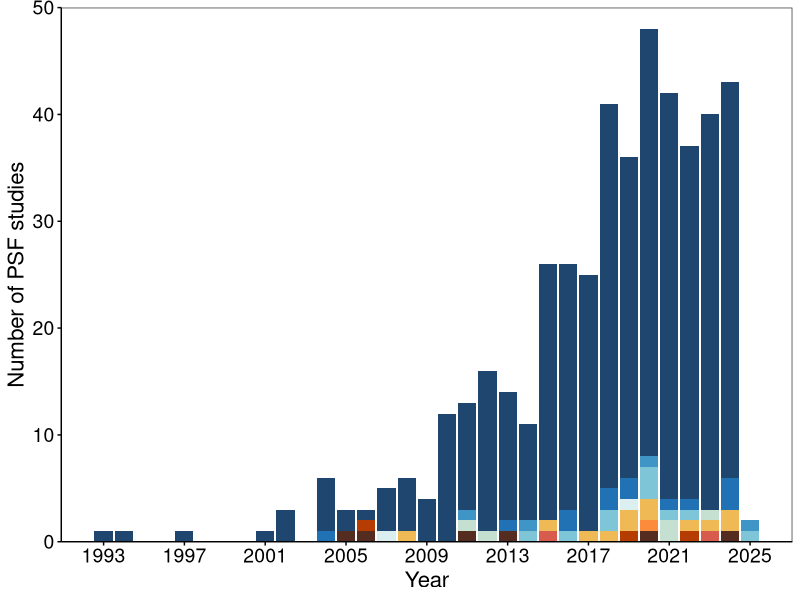
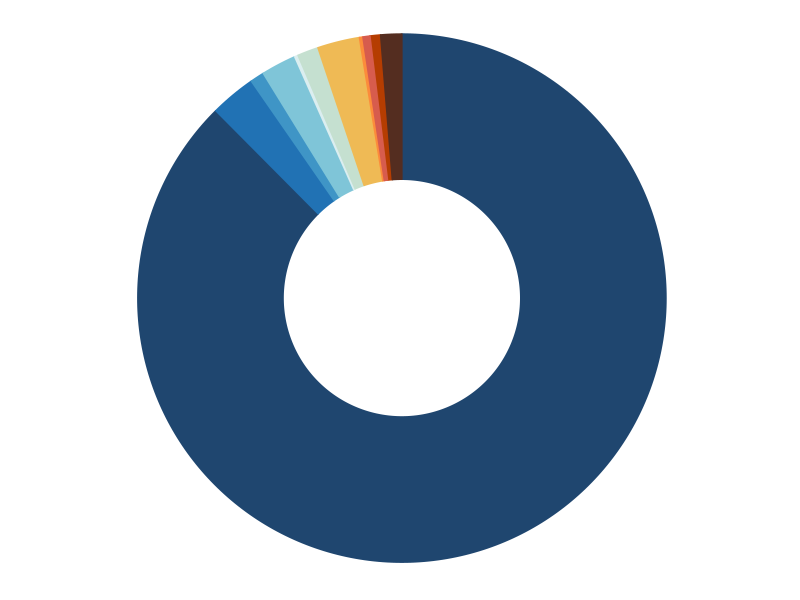
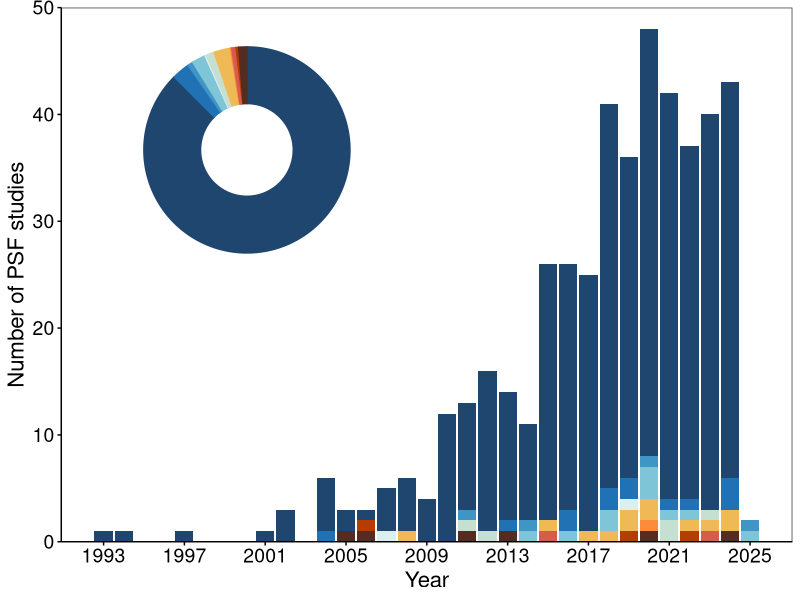

The R script that drew these images, in order:
###########################################################################################
#####                                  Library &  theme                               #####
###########################################################################################

library(openxlsx)
library(tidyr)
library(dplyr)
library(ggplot2)
library(forcats)
library(ggforce)
library(RColorBrewer)

mytheme= theme(legend.position = "none",
               panel.grid=element_blank(), 
               legend.title = element_text(colour='black', size=11), 
               legend.text = element_text(size = 10),  
               legend.background = element_rect(fill = NA),  
               axis.ticks = element_line(color='black'),
               axis.line = element_line(colour = "black"), 
               axis.title.x = element_text(colour='black', size=16),
               axis.title.y = element_text(colour='black', size=16),
               axis.text = element_text(colour='black',size=14),
               plot.tag = element_text(size = 18, face = "bold"))

###########################################################################################
#####                                       Fig.1                                     #####
###########################################################################################

setwd('C:/Users/MY/Desktop/li/Fig.1')

data_li = read.xlsx("data_Fig.1.xlsx", sheet="bar" ,colNames = T, rowNames = F);head(data)

long_data <- data_li %>% pivot_longer(cols = -Group, names_to = "Year", values_to = "No._PSF_studies" ) %>% mutate(Year = as.numeric(Year))  
dim(long_data)
long_data$Group = factor(long_data$Group)

long_data$Group = factor(long_data$Group, levels = c("1","2","3","4","5","6","8","9","10","12",">12"))
# 堆叠条形图
ggplot(long_data, aes(x = Year, y = No._PSF_studies, alluvium = Group, fill = Group )) +  
  geom_col(position = "stack") + 
  scale_fill_manual(values = rev(c("#542D20","#b53d01" , "#D75C4D", "#fc8c3b",  "#EFBA55",
                                   "#C5E0D0", "#dbeef0",  "#7FC5D8","#3f95c6", "#2172b4","#1F466F")))+
  theme_bw() + mytheme + 
  theme(legend.position = "right") + 
  theme(legend.text = element_text(size = 14))+  
  scale_y_continuous(expand = c(0, 0), limits = c(0,50)) +
  theme_test()+mytheme+labs(x ="Year", y = "Number of PSF studies")+
  scale_x_continuous( breaks = seq(min(long_data$Year), max(long_data$Year), by = 4))-> P;P



############### pie
data = read.xlsx("data_Fig.1.xlsx", sheet = "pie", rowNames = T, colNames = T);head(data)
total <- sum(data$No._study_Cspp._peryear)
data$start_angle <- NA
data$end_angle <- NA
#start_angle & end_angle
for (i in 1:nrow(data)) {
  if (i == 1) {
    data$start_angle[i] <- 0   
  } else {
    data$start_angle[i] <- data$end_angle[i - 1]  
  }
  data$end_angle[i] <- data$start_angle[i] + (data$No._study_Cspp._peryear[i] / total) * (2 * pi)
};head(data)


df1 = data;head(df1)
df1$MaxNo._Cspp.ID = as.factor(df1$MaxNo._Cspp.ID)
 
ggplot()+
  geom_arc_bar(data=df1,stat ="pie", aes(x0=0,y0=0,r0=0.9,r=2, amount=Percentage,
               fill=MaxNo._Cspp.ID,color=MaxNo._Cspp.ID ), show.legend = F)+
  coord_fixed() + theme_no_axes()+
  scale_fill_manual(values = c(  "#1F466F","#2172b4","#3f95c6","#7FC5D8" ,"#dbeef0" ,"#C5E0D0",
                                 "#EFBA55", "#fc8c3b","#D75C4D","#b53d01","#542D20"))+
  scale_color_manual(values = c( "#1F466F","#2172b4","#3f95c6","#7FC5D8","#dbeef0",  "#C5E0D0",
                                 "#EFBA55", "#fc8c3b","#D75C4D","#b53d01","#542D20"))+
  theme(panel.border = element_blank(),legend.key.width = unit(0.5,"cm"),legend.key.height = unit(0.5,"cm"))->pie;pie

#visualization-Fig.1
P + annotation_custom(grob=ggplotGrob(pie),ymin = 25, ymax =48, xmin=1992, xmax=2008) -> p1;p1

 




